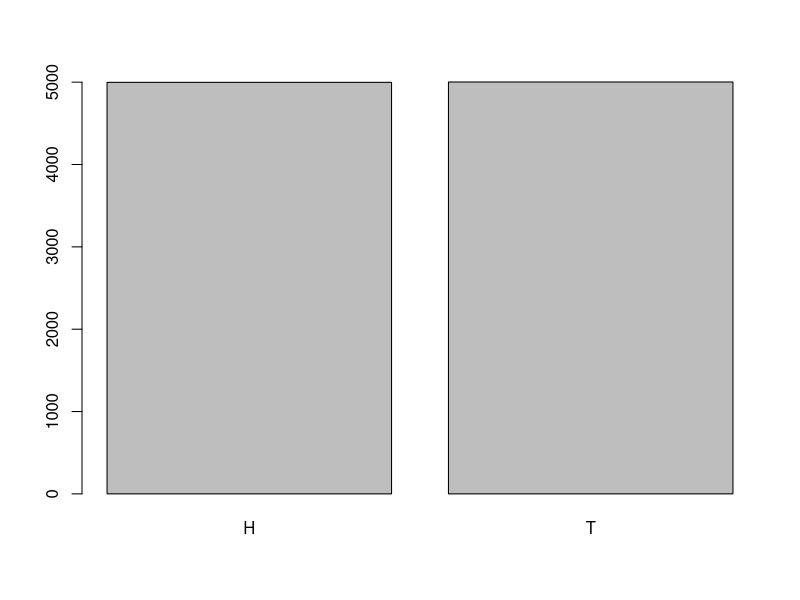
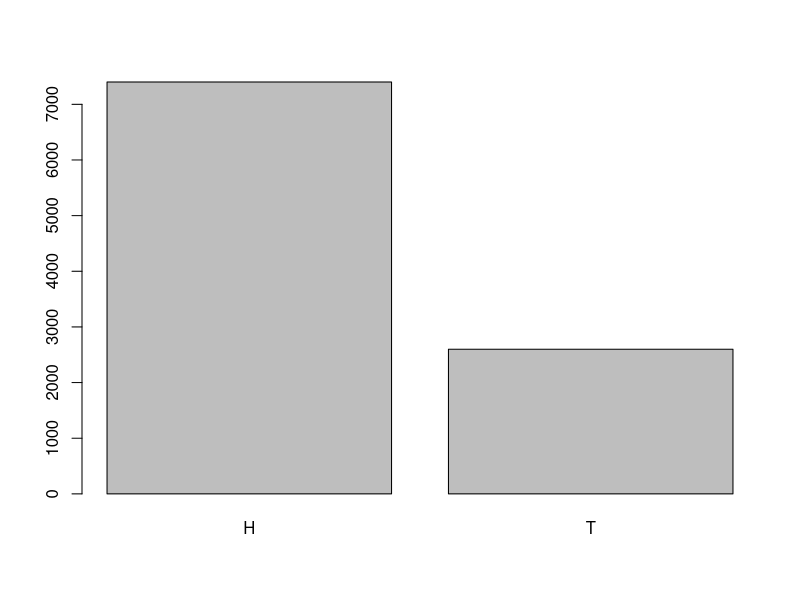
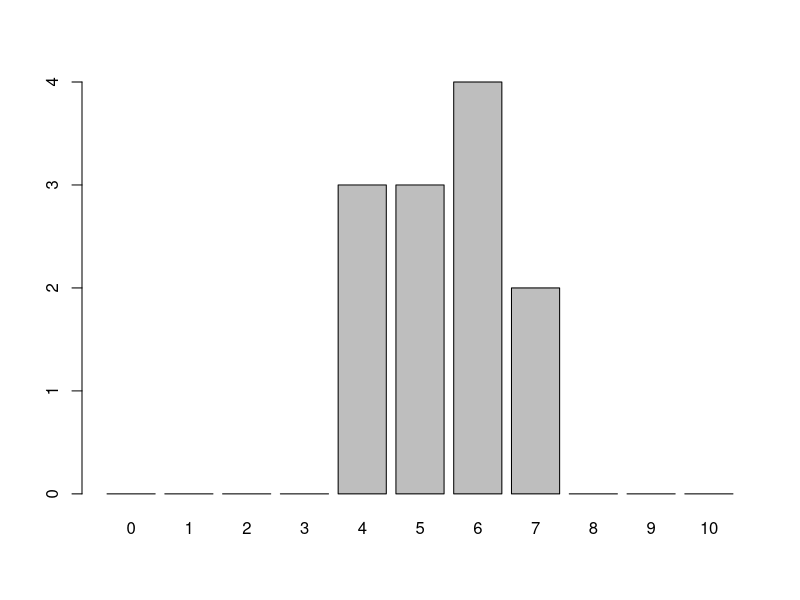
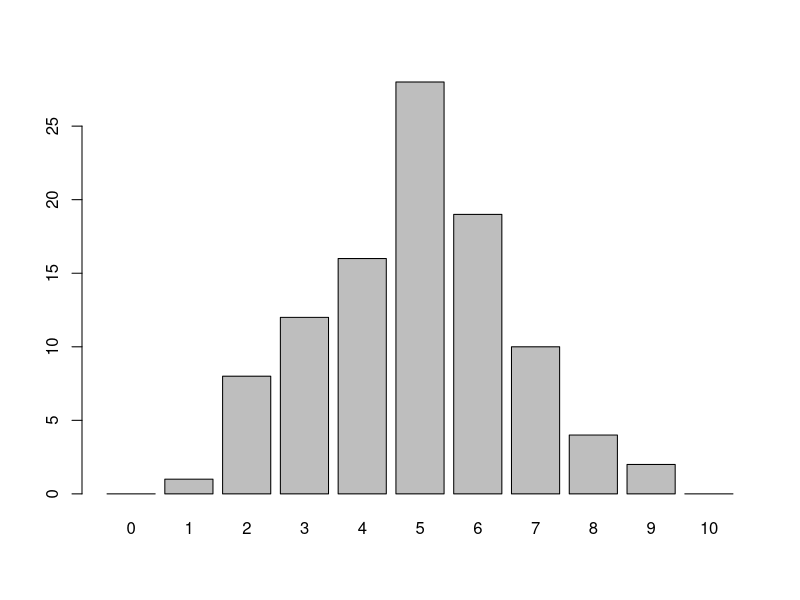
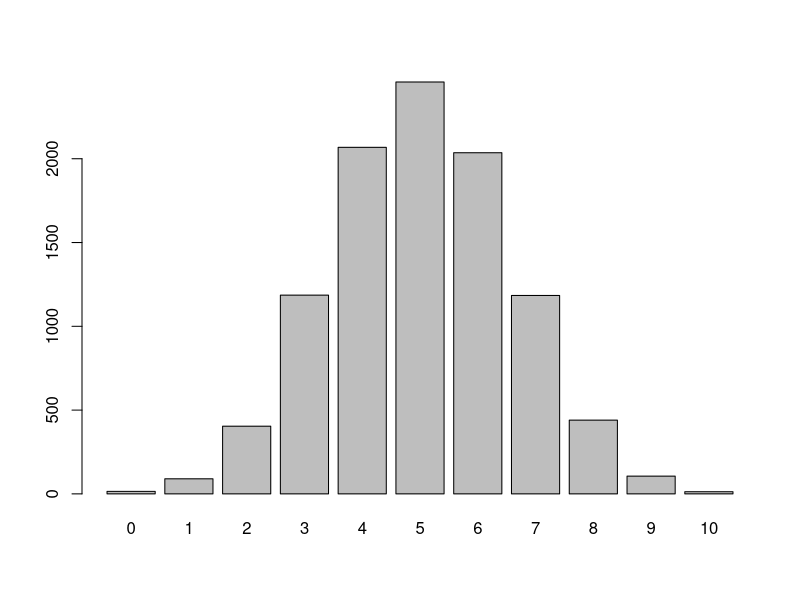
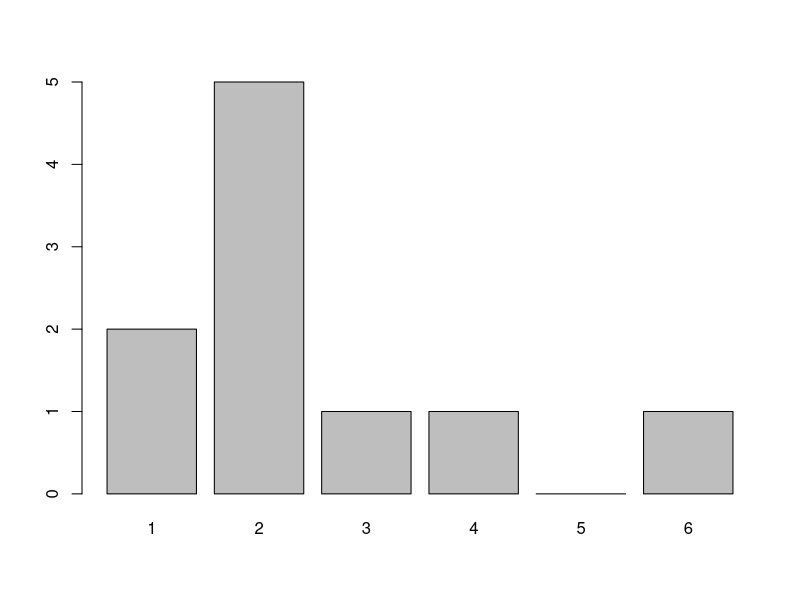
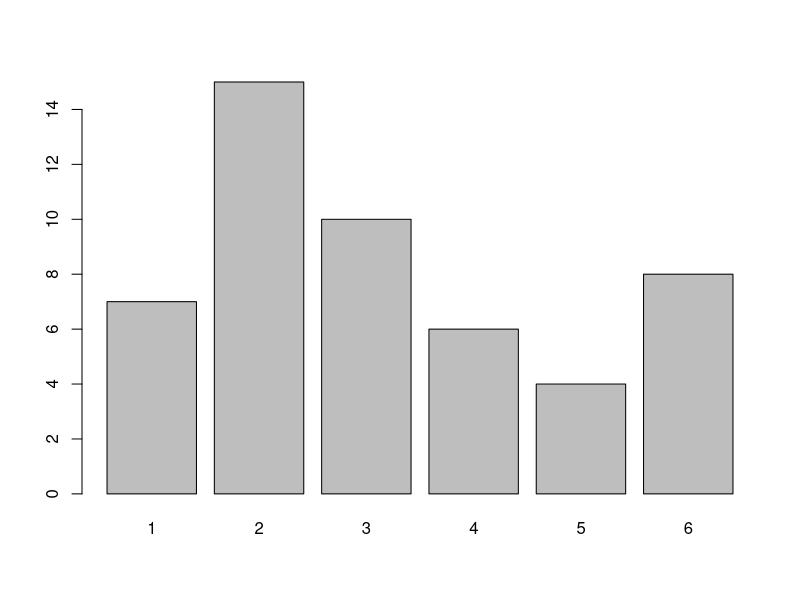
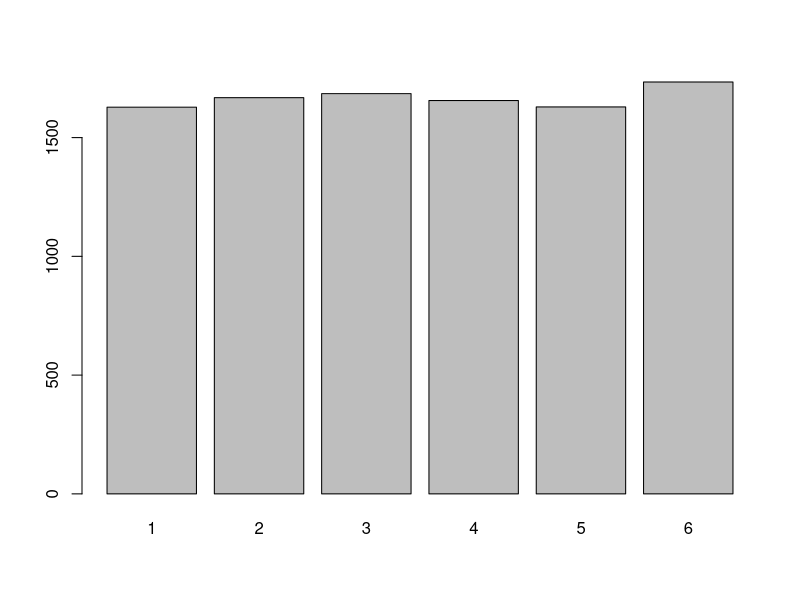

These figures' R source, in order:
## ---- chunk 1
#| echo: false

set.seed(125)
## ---- chunk 2
sample(c("Head", "Tail"), 2, replace=TRUE)
sample(c("Head", "Tail"), 2, replace=TRUE)
sample(c("Head", "Tail"), 2, replace=TRUE)
## ---- chunk 3
sample(c("H", "T"), 10, replace=TRUE)
sample(c("H", "T"), 10, replace=TRUE)
sample(c("H", "T"), 10, replace=TRUE)
## ---- chunk 4
flip <- sample(c("H", "T"), 10000, replace=TRUE)
table(flip)
barplot(table(flip))
## ---- chunk 5
unfair <- sample(c("H", "T"), 10000, prob=c(.75,.25), replace=TRUE)
table(unfair)
barplot(table(unfair))
## ---- chunk 6
matrix(1:10, nrow=3)
## ---- chunk 7
x_mat <- matrix(1:10, nrow=3)
apply(x_mat, MARGIN=1, sum) # Calculating the sum for each row
apply(x_mat, MARGIN=2, sum) # Calculating the sum for each column
## ---- chunk 8
flips <- matrix(sample(c(1, 0), 10*12, replace=TRUE), nrow=12)
flips

nheads <- apply(flips, MARGIN=1, FUN=sum)
nheads
table(nheads) # Results of flipping 10 coins 12 times
barplot(table(factor(nheads, levels=0:10)))
## ---- chunk 9
number_of_times <- 100
flips <- matrix(sample(c(1, 0), 10*number_of_times, replace=TRUE), nrow=number_of_times)
nheads <- apply(flips, MARGIN=1, FUN=sum)
table(nheads) # Results of flipping 10 coins 100 times
barplot(table(factor(nheads, levels=0:10)))
## ---- chunk 10
number_of_times <- 10000
flips <- matrix(sample(c(1, 0), 10*number_of_times, replace=TRUE), nrow=number_of_times)
nheads <- apply(flips, MARGIN=1, FUN=sum)
table(nheads) # Results of flipping 10 coins 100 times
barplot(table(factor(nheads, levels=0:10)))
## ---- chunk 11
choose(10,4)*0.5^4*(1-0.5)^(10-4)
factorial(10)/(factorial(6)*factorial(4))*0.5^4*0.5^6
## ---- chunk 12
table(nheads)
2068/10000
## ---- chunk 13
n <- 10000 # number of times flipping the 10 coins
flips <- matrix(sample(c(1, 0), 10*n, replace=TRUE, prob=c(0.75, 0.25)), nrow=n)
nheads <- apply(flips, MARGIN=1, FUN=sum)
table(nheads)
## ---- chunk 14
choose(10,4)*0.75^4*(1-0.75)^6
182/10000
## ---- chunk 15
sample(1:6, 10, replace=TRUE)
sample(1:6, 10, replace=TRUE)
## ---- chunk 16
x <- sample(1:6, 10, replace=TRUE)
x <- factor(x, levels=1:6)
table(x)
barplot(table(x))
## ---- chunk 17
x <- sample(1:6, 50, replace=TRUE)
table(x)
barplot(table(x))
## ---- chunk 18
x <- sample(1:6, 10000, replace=TRUE)
table(x)
barplot(table(x))
## ---- chunk 19
x <- rpois(10000,lambda=2) # Random values assuming 2 per 15-minutes
table(x)
barplot(table(x))
## ---- chunk 20
x <- rpois(10000,lambda=5) # Random values assuming 5 per 15-minutes
table(x)
barplot(table(x))
## ---- chunk 21
(5^4 * exp(-5))/factorial(4)
1745/10000
## ---- chunk 22
sum(x<=4)/10000
## ---- chunk 23
runif(5)
runif(5, min=13, max=15)
uniform_data <- runif(100, min=0, max=1)
hist(uniform_data, col="lightblue", main="Uniform Distribution", 
     breaks=20, freq = FALSE)
## ---- chunk 24
uniform_data <- runif(100000, min=0, max=1)
hist(uniform_data, col="lightblue", main="Uniform Distribution", 
     breaks=20, freq = FALSE)
## ---- chunk 25
gamma_data <- rgamma(50, shape=2.5, scale=20000)
hist(gamma_data, col="lightblue", main="Salary of Population", 
     freq=FALSE)
lines(density(gamma_data), col="red", lwd=2)
## ---- chunk 26
#| echo: false

gamma_data1 <- rgamma(5000, shape=1, scale=2)
gamma_data2 <- rgamma(5000, shape=2, scale=2)
gamma_data3 <- rgamma(5000, shape=3, scale=2)
gamma_data5 <- rgamma(5000, shape=5, scale=1)
gamma_data9 <- rgamma(5000, shape=9, scale=0.5)
gamma_data7 <- rgamma(5000, shape=7.5, scale=1)

# Plotting just the Density
plot(density(gamma_data1), main="Gamma Distributions Density", xlab="Value", ylab="Density", ylim=c(0,.5), col="red", lwd=2, xlim=c(-1,15))
lines(density(gamma_data2), col="blue", lwd=2)
lines(density(gamma_data3), col="green", lwd=2)
lines(density(gamma_data5), col="purple", lwd=2)
lines(density(gamma_data9), col="orange", lwd=2)
lines(density(gamma_data7), col="cyan", lwd=2)

# Add legend to the Top Right
legend("topright", legend=c("shape=1, scale=2", "shape=2, scale=2", "shape=3, scale=2", "shape=5, scale=1", "shape=9, scale=0.5", "shape=7.5, scale=1"),col=c("red", "blue", "green", "purple", "orange", "cyan"),lty=1, lwd=2, cex=0.7)
## ---- chunk 27
exp_data <- rexp(50, rate=4)
hist(exp_data, col="lightblue", main="Exponential Distribution", 
     xlab="Time Between 18-Wheelers", breaks=20, freq=FALSE)
lines(density(exp_data), col="red")
## ---- chunk 28
exp_data <- rexp(1000, rate=4/15)
hist(exp_data, col="lightblue", main="Exponential Distribution", 
     xlab="Time Between 18-Wheelers", breaks=20, freq=FALSE)
lines(density(exp_data), col="red")
## ---- chunk 29
normal_data <- rnorm(100, mean=68, sd=3)
hist(normal_data, col="lightblue", main="Height of Students", 
     breaks=20, freq=FALSE)
lines(density(normal_data), col="red", lwd=2)
## ---- chunk 30
normal_data <- rnorm(1000, mean=68, sd=3)
mean(normal_data)

sd(normal_data)

hist(normal_data, col="lightblue", main="Height of Students", 
     breaks=20, freq=FALSE)
lines(density(normal_data), col="red")
## ---- chunk 31
sum(normal_data > mean(normal_data) - sd(normal_data) & 
      normal_data < mean(normal_data) + sd(normal_data))/1000

sum(normal_data > mean(normal_data) - 2*sd(normal_data) & 
      normal_data < mean(normal_data) + 2*sd(normal_data))/1000
